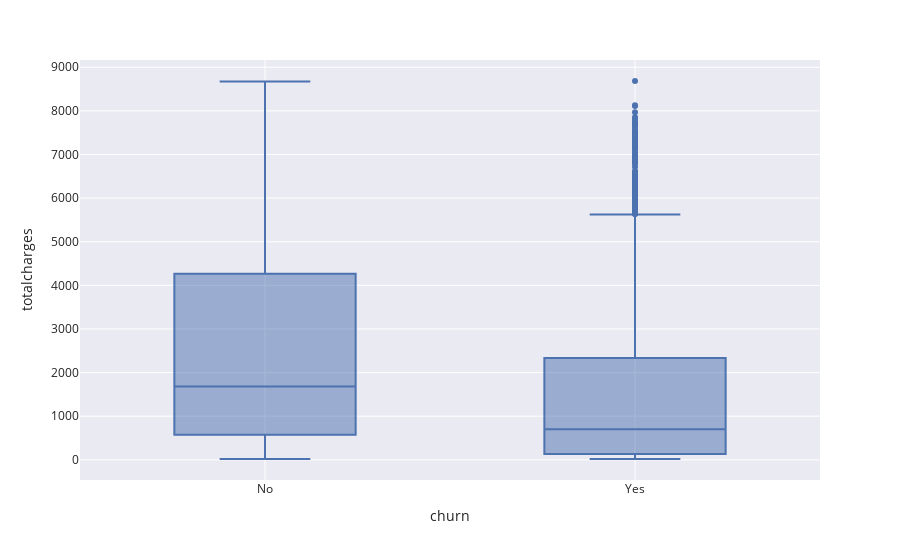

Notebook code cell kept with this figure:
### Code cell
fig = px.box(df, x="churn",y ="totalcharges",
             template="seaborn")
fig.show()

### Figure 1 — Plotly figure (JSON) as saved in the notebook; plotly's stock layout.template omitted (floating-point values rounded to 4 significant figures; data arrays with more than 128 entries replaced by an {"elided": "..."} marker saying what was removed)
{"data": [{"alignmentgroup": "True", "hovertemplate": "churn=%{x}<br>totalcharges=%{y}<extra></extra>", "legendgroup": "", "marker": {"color": "rgb(76,114,176)"}, "name": "", "notched": false, "offsetgroup": "", "orientation": "v", "showlegend": false, "type": "box", "x": {"elided": "7032 str values"}, "x0": " ", "xaxis": "x", "y": {"elided": "7032 float values"}, "y0": " ", "yaxis": "y"}], "layout": {"boxmode": "group", "legend": {"tracegroupgap": 0}, "margin": {"t": 60}, "xaxis": {"anchor": "y", "domain": [0, 1], "title": {"text": "churn"}}, "yaxis": {"anchor": "x", "domain": [0, 1], "title": {"text": "totalcharges"}}}}
